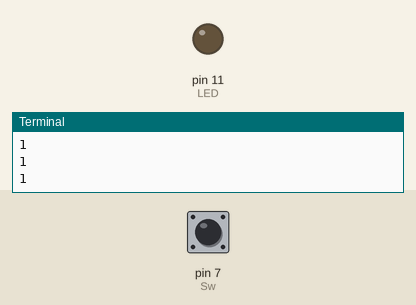
The program below on a simulated Raspberry Pi (header pin numbers). Shown: output pins drawn as LEDs (lit = HIGH), the last lines printed to the terminal. Dashed ring = blinking. The test bench sets the inputs (shaded band); at power-on: pin 7 (Sw) HIGH.

Above: at 1.2 s.
1.3 s: pin 7 (Sw) pulled LOW for 1 s
At 3.4 s:
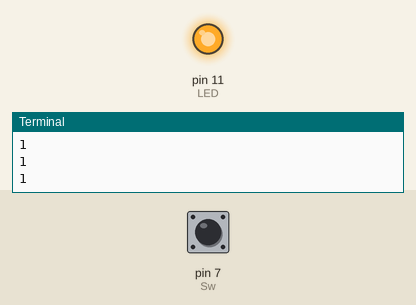
3.8 s: pin 7 (Sw) pulled LOW for 0.35 s
At 4.8 s:
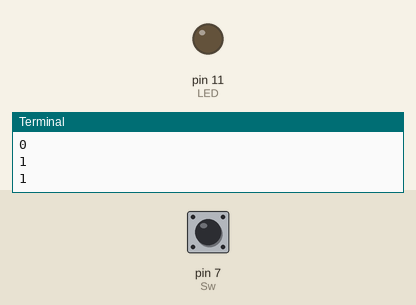
5.6 s: pin 7 (Sw) pulled LOW for 3.2 s
At 5.85 s:
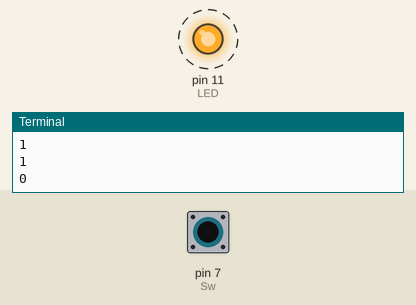
Timing chart, 0 to 10.2 s (numbered marks = the images above; inputs shaded):
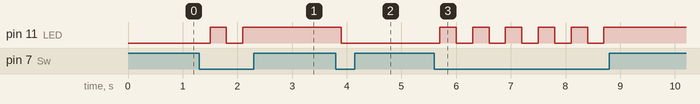

The program:

06_sw_LED_ONOFF3.py
```python
import RPi.GPIO as GPIO
import time

GPIO.setmode(GPIO.BOARD)

LED= 11
Sw=7

GPIO.setup(LED,GPIO.OUT,initial=GPIO.LOW)
GPIO.setup(Sw,GPIO.IN)

try:
    LED_state=False
    while True:
        key_in=GPIO.input(Sw)
        print(key_in)
        if key_in==0:
            if LED_state==False:
                GPIO.output(LED,GPIO.HIGH)
                LED_state= True
            else:
                GPIO.output(LED,GPIO.LOW)
                LED_state= False
        else:
            pass

        time.sleep(0.3)

except KeyboardInterrupt:
    print("KeyboardInterrupt")
finally:
    print("cleanup")
    GPIO.cleanup()
```

Measured:
- after the input at 1.3 s, pin 11 (LED): LOW → HIGH after 0.20 s, → LOW 0.30 s later, → HIGH 0.30 s later
- after the input at 3.8 s, pin 11 (LED): HIGH → LOW after 0.10 s
- after the input at 5.6 s, pin 11 (LED): alternates HIGH for 0.30 s and LOW for 0.30 s, 11 changes in all, then stays HIGH, starting after 0.10 s
